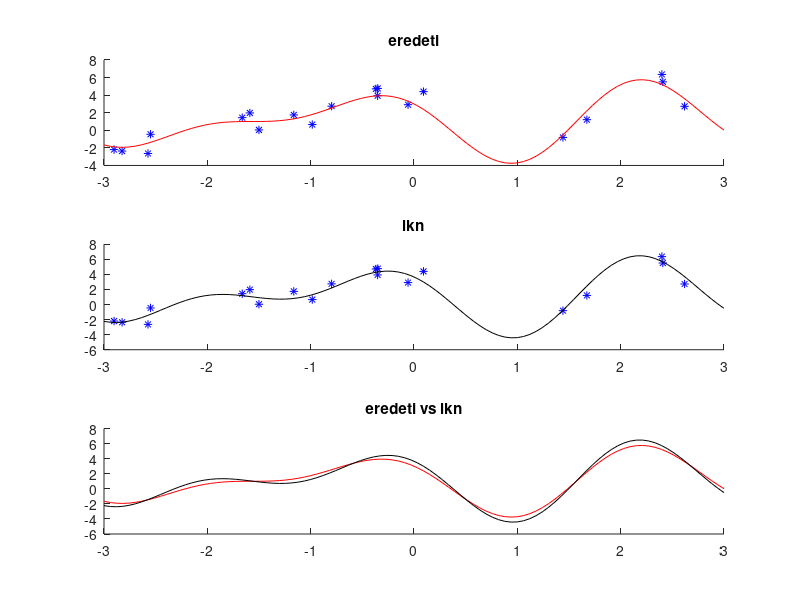

Reproduce this figure in MATLAB.
% lkn-Gauss A
clc;clear;clf;
hold on;

rng(222);
t=6*rand(20,1)-3;
fun=@(x) 1+2*cos(3*x)-3*sin(2*x);
f=fun(t);
ff=f+randn(size(t));
xx=linspace(-3,3);
subplot(3,1,1);
hold on;
plot(t,ff,"*b");
plot(xx,fun(xx),"r");
title("eredeti");

A=[ones(size(t)), cos(3*t), sin(2*t)];
c=(A'*A)\(A'*ff);
lkn_fun=@(x) c(1)+c(2)*cos(3*x)+c(3)*sin(2*x);
subplot(3,1,2);
hold on;
plot(t,ff,"*b");
plot(xx,lkn_fun(xx),"k");
title("lkn");

subplot(3,1,3);
hold on;
plot(xx,fun(xx),"r");
plot(xx,lkn_fun(xx),"k");
title("eredeti vs lkn");


hold off;